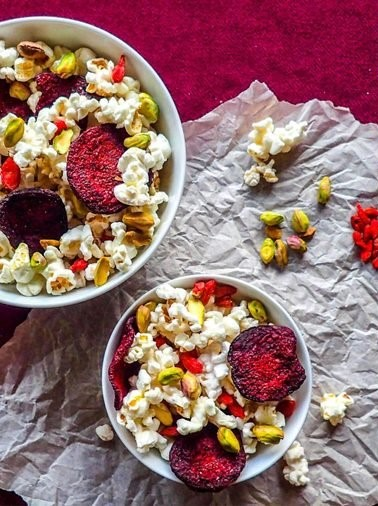
#> input picture ComputerVisionProject/01.jpg, 378 x 506 px, found by its file name
$ jupyter execute Computer_Vision_test.ipynb   (shell and % lines are left out)
#> lines starting #> are read from the running program, lines starting #| are printed output that depends on the picture; after the words box and inside, x2 and y2 are one past the last pixel; in counts of white or black regions, pixels touching at a corner belong together; pictures that were not available may be replaced by others from this repository, and a replacement may not be noted
## Computer Vision Project
Finding differences between images.

[cell 1]
# Import the relevant libraries
from skimage.metrics import structural_similarity
import cv2
import imutils
from PIL import Image
import requests
import numpy as np

[cell 2]
#Folders to organized files

[cell 3]
# Open image and display
first = Image.open('images/image/01.jpg')
#> first is the input picture: PIL image 378x506 RGB; mean R, G, B 149.2, 110.4, 109.4
second = Image.open('images/image/02.jpg')
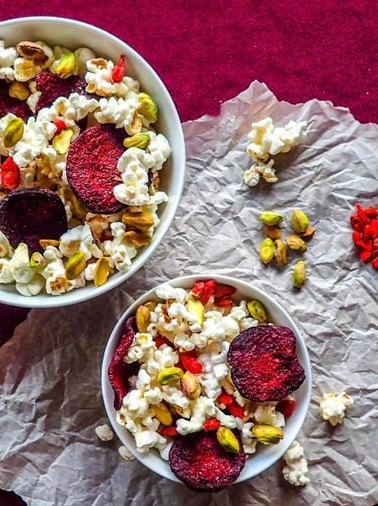
#> input picture ComputerVisionProject/02.jpg, 378 x 506 px, found by its file name
#> second is the input picture: PIL image 378x506 RGB; mean R, G, B 149.4, 110.5, 109.4

[cell 4]
# The file format of the source file.
print("First image format : ",first.format)
#| First image format :  JPEG
print("Second image format : ",second.format)
#| Second image format :  JPEG

# Image size, in pixels. The size is given as a 2-tuple (width, height).
print("First image size : ",first.size)
#| First image size :  (378, 506)
print("Second image size : ",second.size)
#| Second image size :  (378, 506)

[cell 5]
# Display
first

[cell 6]
# Display
second

[cell 7]
# load the two images
first = cv2.imread('images/image/first.jpg')
#> first: shape (506, 378, 3)
second = cv2.imread('images/image/second.jpg')
#> second: shape (506, 378, 3)

[cell 8]
# Convert images to grayscale
first_gray = cv2.cvtColor(first, cv2.COLOR_BGR2GRAY)
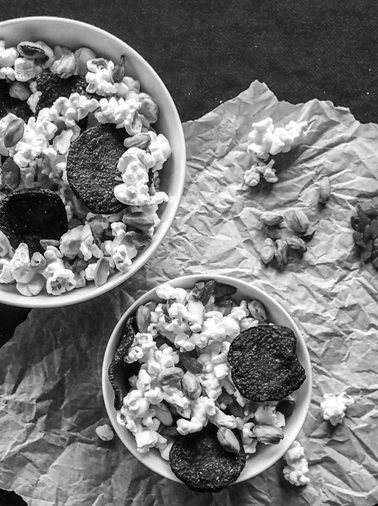
#> first_gray: shape (506, 378); min 1, max 255, mean 121.9
second_gray = cv2.cvtColor(second, cv2.COLOR_BGR2GRAY)
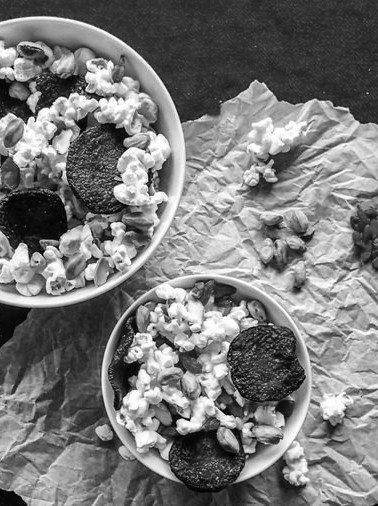
#> second_gray: shape (506, 378); min 1, max 255, mean 122

Converting images into grayscale using opencv. Because in image processing many applications doesn't help us in identifying the important, edges of the coloured images also coloured images are bit complex to understand by machine beacuse they have 3 channel while grayscale has only 1 channel.

[cell 9]
# Compute the Structural Similarity Index (SSIM) between two images
score, diff = structural_similarity(first_gray, second_gray, full=True)
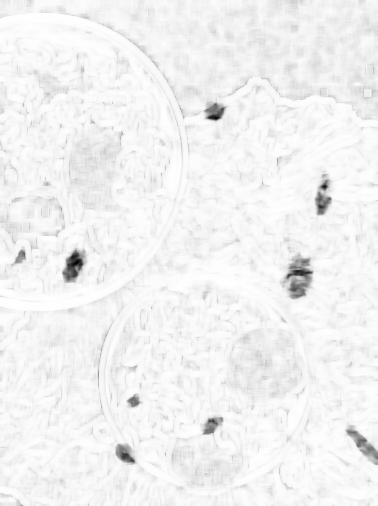
#> diff: shape (506, 378) float64; min -0.727, max 1, mean 0.913; drawn with min black and max white
#> score = 0.913
print("Similarity Score: {:.3f}%".format(score * 100))
#| Similarity Score: 91.265%

Finding out structural similarity of the images helped us in finding the difference or similarity in the shape of the images. Similarly, finding out the threshold and contours based on those threshold for the images converted into grayscale binary also helped us in shape analysis and recognition.

[cell 10]
# The diff image contains the actual image differences between the two images
# and is represented as a floating point data type so we must convert the array
# to 8-bit unsigned integers in the range [0,255] before we can use it with OpenCV
diff = (diff * 255).astype("uint8")
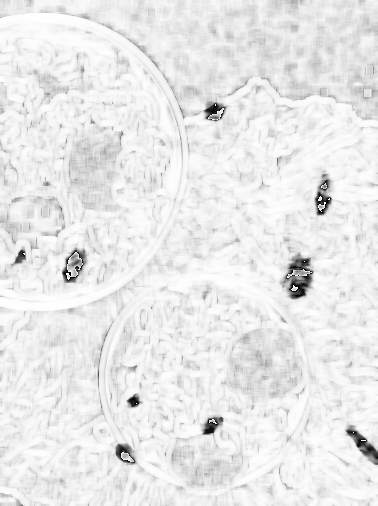
#> diff: shape (506, 378); min 0, max 255, mean 233.1

[cell 11]
# Threshold the difference image, followed by finding contours to
# obtain the regions that differ between the two images
thresh = cv2.threshold(diff, 0, 255, cv2.THRESH_BINARY_INV | cv2.THRESH_OTSU)[1]
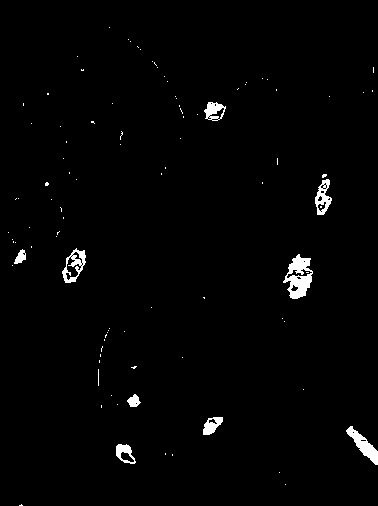
#> thresh: shape (506, 378); 1.5% white; 97 white regions (88 under 20 px)
contours = cv2.findContours(thresh, cv2.RETR_EXTERNAL, cv2.CHAIN_APPROX_SIMPLE)
#> contours = 95 contours, 86 with area under 20; largest, box (x1, y1, x2, y2) and area: (283, 254, 313, 299) 780, (62, 248, 86, 283) 487, (346, 426, 378, 465) 402, (315, 179, 332, 215) 341, (204, 102, 226, 121) 273
contours = contours[0] if len(contours) == 2 else contours[1]

[cell 12]
# Highlight differences
mask = np.zeros(first.shape, dtype='uint8')
filled = second.copy()

[cell 13]
for c in contours:
    area = cv2.contourArea(c)
    if area > 100:
        x,y,w,h = cv2.boundingRect(c)
        cv2.rectangle(first, (x, y), (x + w, y + h), (36,255,12), 2)
        cv2.rectangle(second, (x, y), (x + w, y + h), (36,255,12), 2)
        cv2.drawContours(mask, [c], 0, (0,255,0), -1)
        cv2.drawContours(filled, [c], 0, (0,255,0), -1)
#> this loop made 95 passes
#> (area, x, y, w, h) on passes 6, 7, 8, 31, 33, 49, 70: (247.5, 116, 444, 20, 20), (401.5, 346, 426, 32, 39), (209, 203, 417, 20, 18), (780.5, 283, 254, 30, 45), (487, 62, 248, 24, 35), (341, 315, 179, 17, 36), (273, 204, 102, 22, 19)
#> area on passes 12, 32: 97.5, 88
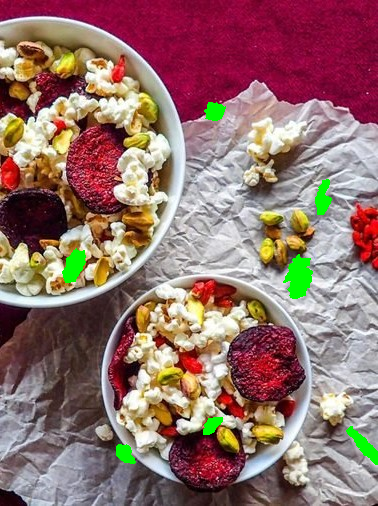
#> filled: shape (506, 378, 3); mean B, G, R 107.6, 112.4, 146.9
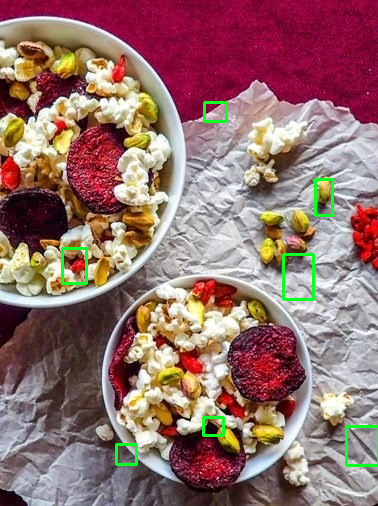
#> first: shape (506, 378, 3); mean B, G, R 108.3, 111.6, 147.6
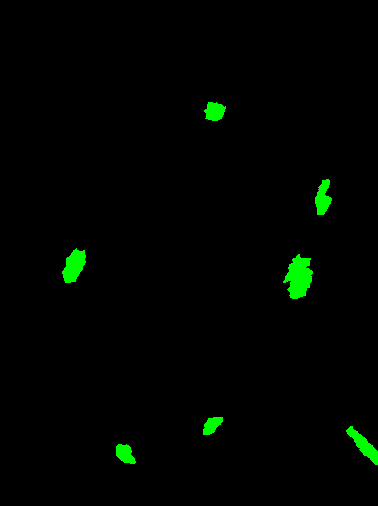
#> mask: shape (506, 378, 3); mean B, G, R 0, 4, 0
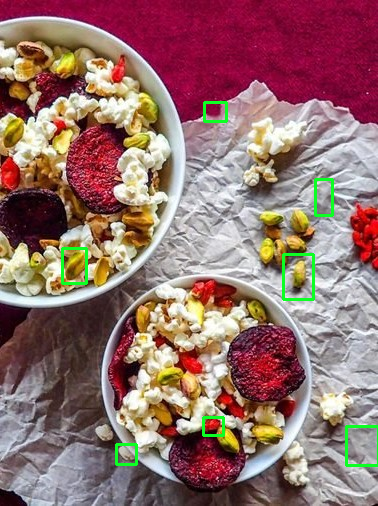
#> second: shape (506, 378, 3); mean B, G, R 108.2, 111.7, 147.8
